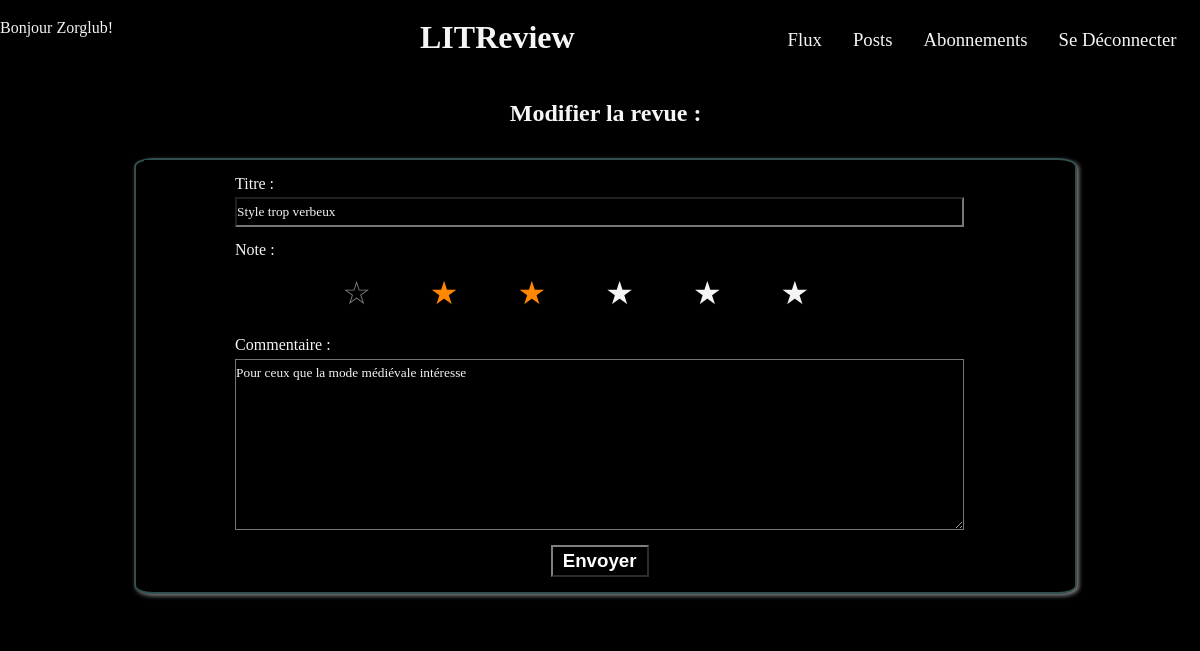
Page /review/5/edit/ (signed in) on the earlier database version.
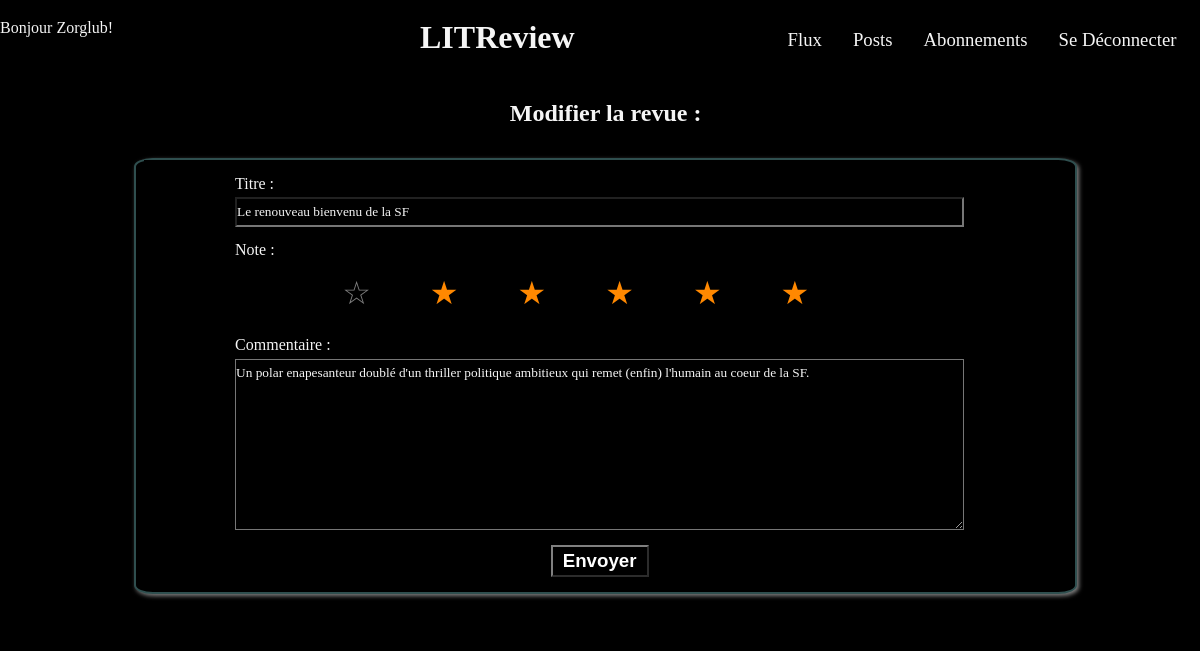
Same page on the later database version.
### review/models.py (models this page shows)
class Review(models.Model):
    ticket = models.ForeignKey(to=Ticket, on_delete=models.CASCADE)
    rating = models.PositiveSmallIntegerField(
        validators=[MinValueValidator(0), MaxValueValidator(5)])
    headline = models.CharField(max_length=128)
    body = models.TextField(max_length=8192, blank=True)
    user = models.ForeignKey(
        to=settings.AUTH_USER_MODEL, on_delete=models.CASCADE)
    time_created = models.DateTimeField(auto_now_add=True)

### review/views.py (the view)
# urls.py: path('review/<int:id>/edit/', review.views.edit_review, name='edit-review'),
@login_required
def edit_review(request, id):
    review = Review.objects.get(id=id)
    if request.method == 'POST':
        form = forms.ReviewForm(request.POST, instance=review)
        if form.is_valid():
            form.save()
            return redirect('posts')
    else:
        form = forms.ReviewForm(instance=review)
    return render(request, 'review/edit_review.html', {'form': form})

### review/forms.py
class ReviewForm(forms.ModelForm):
    class Meta:
        model = models.Review
        fields = ['headline', 'rating', 'body']
        labels = {
                  'headline': 'Titre',
                  'rating': 'Note :',
                  'body': 'Commentaire'
                 }
        widgets = {
                  'rating': StarRatingWidget()
                  }

### review/templates/review/edit_review.html (shortened to what this page needs)
{% extends 'base.html' %}
{% block content %}
<div class="create">
    <h2>Modifier la revue :</h2>
    <div class="post">
        <form method="post">
            {{ form.as_p }}
            <button type="submit" >Envoyer</button>
        </form>
    </div>
</div>
{% endblock content %}

Differences in the rows shown:
changed Review: headline "Style trop verbeux" → "Le renouveau bienvenu de la SF"; body "Pour ceux que la mode médiévale intéresse" → "Un polar enapesanteur doublé d'un thriller politique ambitieux qui remet (enfin) l'humain au coeur de la SF."
